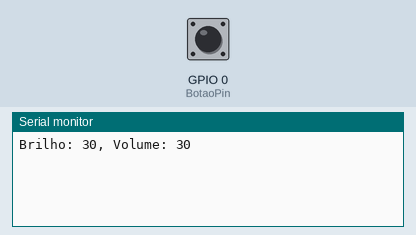
This program was run on a simulated ESP32. On the bench: the last lines printed to the serial monitor. Inputs (shaded band) come from the test bench; at power-on: GPIO 0 (BotaoPin) HIGH. EEPROM starts erased.

Above: at 1.2 s.
1.3 s: GPIO 0 (BotaoPin) pulled LOW for 0.15 s
At 2.0 s:
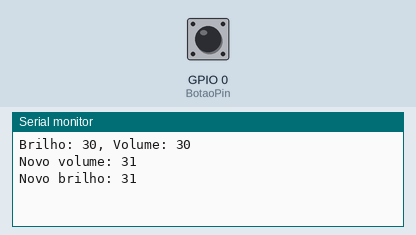
2.9 s: GPIO 0 (BotaoPin) pulled LOW for 3.2 s
At 6.08 s:
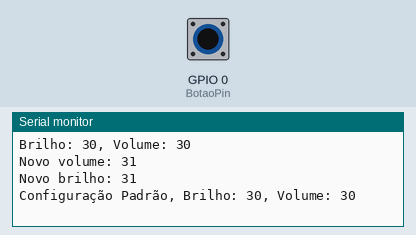
7.6 s: GPIO 0 (BotaoPin) pulled LOW for 1 s
At 10.5 s:
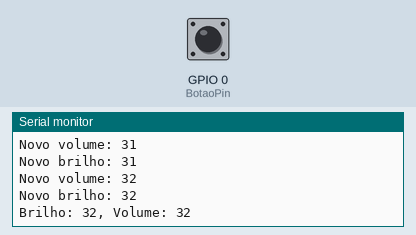

The program:

main.cpp
```cpp
#include <Arduino.h> // Inclui biblioteca principal Arduino
#include <Bounce2.h> // Inclui  biblioteca para controlar o botão
#include <Preferences.h>

#define BotaoPin 0 // Pino do botão
#define TempoLimite 3000 // TempoLimite recebe 3000

Preferences preferences;
Bounce botao = Bounce();

int brilho; // Váriavel recebe inteiro para receber e armazenar brilho
int volume; // Váriavel recebe interio para receber e armazenar volume
unsigned long tempoPressionado = 0; // Tempo Pressionado

void ConfiguracaoPadrao() { // Confuguração inicial, tipo a do celular
  volume = 30; // Salva Volume, inicia em 30
  brilho = 30; // Salva Brilho, inicia em 30
  preferences.putInt("Volume", volume); preferences.putInt("Volume", volume); // Recupera o volume padrão (50)
  preferences.putInt("Brilho", brilho); // Recupera o brilho padrão (50)
  Serial.printf("Configuração Padrão, Brilho: %d, Volume: %d\n", brilho, volume); // Imprime os dois
}

void setup() {
  pinMode(BotaoPin, INPUT_PULLUP); // Configura o pino do botão com pullup
  Serial.begin(9600); // Inicia o Monitor Serial

  preferences.begin("config", false); // Inicia a Preferences com o namespace "config"

  brilho = preferences.getInt("Brilho", 30); // Recupera o valor salvo
  volume = preferences.getInt("Volume", 30); // Recupera o valor salvo

  Serial.printf("Brilho: %d, Volume: %d\n", brilho, volume);

  botao.attach(BotaoPin); // Conecta o botao a bounce
  botao.interval(25);
}

void loop() {
  botao.update(); // Atualiza o estado do botão

  static unsigned long TempoPrevisto = 0; // Váriavel estatica para contole de tempo
  unsigned long Tempo = millis(); // Pega o o tempo atual em millisegundos

  if (Tempo - TempoPrevisto >= 10000) { // A cada 10 segundos
    TempoPrevisto = Tempo; // Atualiza o tempo previsto
    Serial.printf("Brilho: %d, Volume: %d\n", brilho, volume); // Imprime o brilho e volume
  }

  if (botao.read() == LOW) { // Se o botão for pressionado
    if (tempoPressionado == 0) { // Se não a tempo registrado
      tempoPressionado = millis(); // Marca o tempo em que o botão foi pressionado
    }

    // Se o botão foi pressionado por mais de 3 segundos (TempoLimite), reseta as configurações(No caso a configuração padrão)
    if (millis() - tempoPressionado > TempoLimite) {
      ConfiguracaoPadrao();
      tempoPressionado = 0; // Reseta o tempo
    }
  } else if (botao.read() == HIGH) {
    // Apenas incrementa volume e brilho se o botão não foi segurado por mais de 3 segundos
    if (tempoPressionado > 0 && millis() - tempoPressionado < TempoLimite) {
      volume = min(volume + 1, 100);        // Incrementa +1 quando o botão for pressionado; volume até 100
      brilho = min(brilho + 1, 100);        // Incrementa o brilho +1 quando o botão for pressionado; até 100
      preferences.putInt("Volume", volume); // Salva o novo valor de volume na flash
      preferences.putInt("Brilho", brilho); // Salva o novo valor de brilho na flash
      Serial.printf("Novo volume: %d\n", volume);
      Serial.printf("Novo brilho: %d\n", brilho);
      delay(500);
    }
    tempoPressionado = 0; // Reseta o contador de tempo
  }
}
```

Measured:
- after the input at 1.3 s, the serial monitor: prints a new line after 0.18 s (image 1)
- after the input at 2.9 s, the serial monitor: prints a new line after 3.0 s (image 2)
- after the input at 7.6 s, the serial monitor: prints a new line after 1.0 s (image 3)
